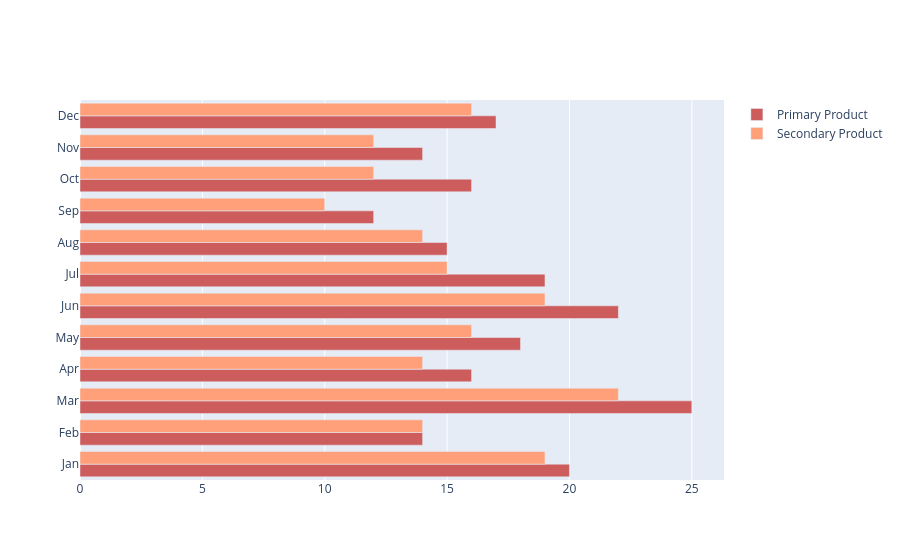

The code cell stored with this chart in its notebook:
### Markdown cell above
### Horizontal Bar Chart

### Code cell
months = ['Jan', 'Feb', 'Mar', 'Apr', 'May', 'Jun',
          'Jul', 'Aug', 'Sep', 'Oct', 'Nov', 'Dec']

fig = go.Figure()

fig.add_trace(go.Bar(
    x=[20, 14, 25, 16, 18, 22, 19, 15, 12, 16, 14, 17],
    y=months,
    name='Primary Product',
    marker_color='indianred',
    orientation="h"
))

fig.add_trace(go.Bar(
    x=[19, 14, 22, 14, 16, 19, 15, 14, 10, 12, 12, 16],
    y=months,
    name='Secondary Product',
    marker_color='lightsalmon',
    orientation="h"
))


fig.update_layout(barmode='group')
fig.show()

### Figure 1 — Plotly figure (JSON) as saved in the notebook; plotly's stock layout.template omitted (floating-point values rounded to 4 significant figures)
{"data": [{"marker": {"color": "indianred"}, "name": "Primary Product", "orientation": "h", "type": "bar", "x": [20, 14, 25, 16, 18, 22, 19, 15, 12, 16, 14, 17], "y": ["Jan", "Feb", "Mar", "Apr", "May", "Jun", "Jul", "Aug", "Sep", "Oct", "Nov", "Dec"]}, {"marker": {"color": "lightsalmon"}, "name": "Secondary Product", "orientation": "h", "type": "bar", "x": [19, 14, 22, 14, 16, 19, 15, 14, 10, 12, 12, 16], "y": ["Jan", "Feb", "Mar", "Apr", "May", "Jun", "Jul", "Aug", "Sep", "Oct", "Nov", "Dec"]}], "layout": {"autosize": true, "barmode": "group", "xaxis": {"autorange": true, "range": [0, 26.32], "type": "linear"}, "yaxis": {"autorange": true, "range": [-0.5, 11.5], "type": "category"}}}
